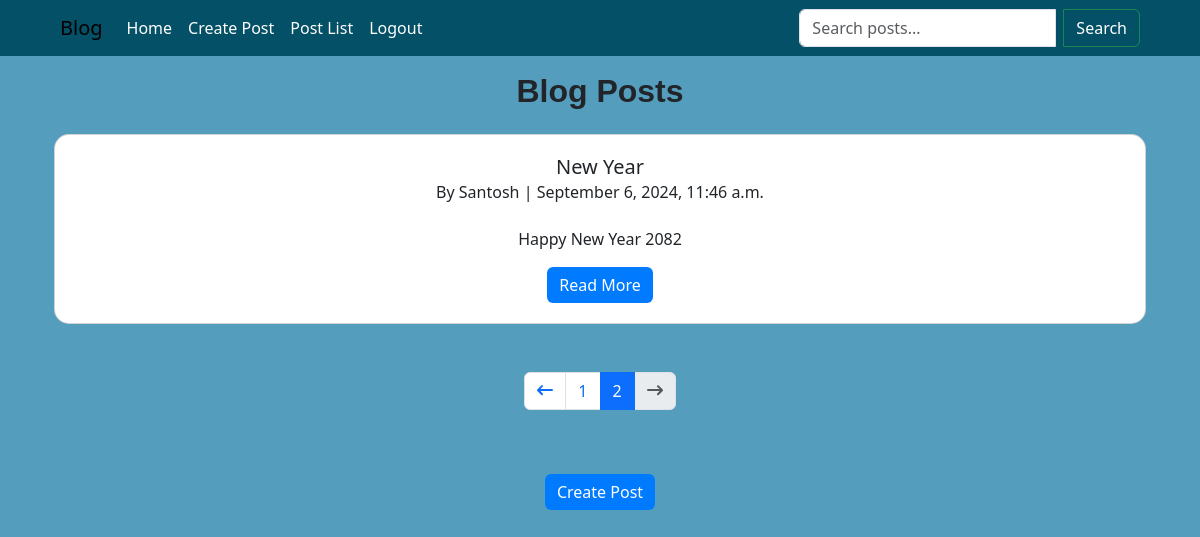
Before: /blog/post_list/?page=2 (signed in) with the older database file.
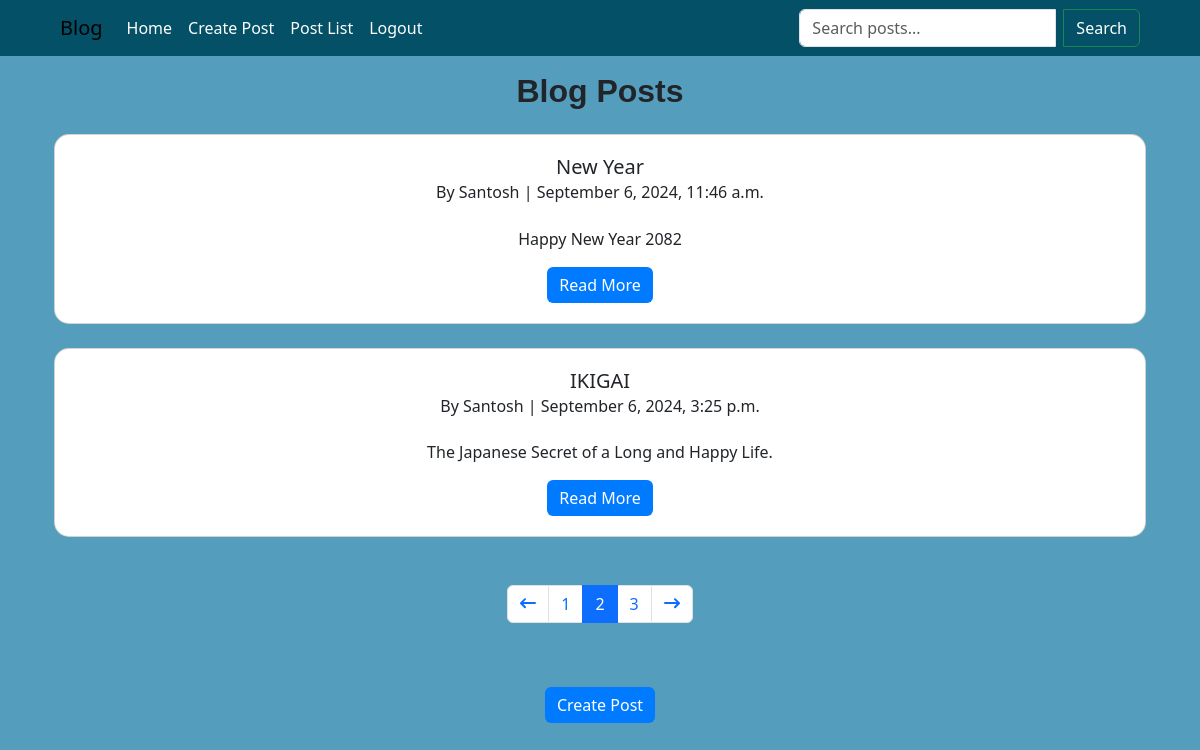
After: the same page with the newer database file.
### blogpost/models.py (models this page shows, shortened)
class Post(models.Model):
    title = models.CharField(max_length=200)
    content = models.TextField()
    author = models.ForeignKey(User, on_delete=models.CASCADE)
    timestamp = models.DateTimeField(auto_now_add=True)

### blogpost/views.py (the view)
# urls.py: path('post_list/',post_list, name='post_list'),
@login_required
def post_list(request):
    query = request.GET.get('q', '')
    if request.user.is_authenticated:
        if query:
            posts = Post.objects.filter(
                Q(title__icontains=query) | Q(content__icontains=query),
                author=request.user
            )
        else:
            posts = Post.objects.filter(author=request.user)
    else:
        posts =Post.objects.none()
    paginator = Paginator(posts, 2)
    page_number = request.GET.get('page')
    try:
        posts =paginator.page(page_number)
    except PageNotAnInteger:
        posts =paginator.page(1)
    except EmptyPage:
        posts = paginator.page(paginator.num_pages)
    return render(request, 'blogpost/post_list.html', {'posts':posts, 'query':query})

### templates/blogpost/post_list.html (shortened to what this page needs)
{% extends "base.html" %}
{% block blogpost %}
<div class="container pt-4">
    <h2 class="text-center mb-4">Blog Posts</h2>
    {% if posts %}
        <div class="row row-cols-1 gap-4 w-auto">
            {% for post in posts %}
                <div class="col">
                    <div class="card w-auto h-auto text-center">
                        <div class="card-body">
                            <h5 class="card-title">{{ post.title }}</h5>
                            <h6 class="card-subtitle mb-4">By {{ post.author.username }} | {{ post.timestamp|date:"F j, Y, g:i a" }}</h6>
                            <p class="card-text">{{ post.content|truncatewords:50 }}</p>
                            <a href="{% url 'blogpost:post_detail' post.pk %}" class="btn btn-primary">Read More</a>
                        </div>
                    </div>
                </div>
            {% endfor %}
        </div>
        <nav aria-label="Page navigation" class="pt-5">
            <ul class="pagination justify-content-center">
                {% if posts.has_previous %}
                    <li class="page-item">
                        <a class="page-link" href="?page={{ posts.previous_page_number }}" aria-label="Previous">
                            <svg xmlns="http://www.w3.org/2000/svg" width="16" height="16" fill="currentColor" class="bi bi-arrow-left" viewBox="0 0 16 16">
                                <path fill-rule="evenodd" d="M5.707 1.5a1 1 0 0 0-1.414 0l-4 4a1 1 0 0 0 0 1.414l4 4a1 1 0 0 0 1.414-1.414L3.414 7H15a1 1 0 1 0 0-2H3.414l2.293-2.293a1 1 0 0 0 0-1.414z"/>
                            </svg>
                        </a>
                    </li>
                {% endif %}
                {% for num in posts.paginator.page_range %}
                    {% if posts.number == num %}
                        <li class="page-item active"><span class="page-link">{{ num }}</span></li>
                    {% else %}
                        <li class="page-item"><a class="page-link" href="?page={{ num }}">{{ num }}</a></li>
                    {% endif %}
                {% endfor %}
                {% if posts.has_next %}
                    <li class="page-item">
                        <a class="page-link" href="?page={{ posts.next_page_number }}" aria-label="Next">
                            <svg xmlns="http://www.w3.org/2000/svg" width="16" height="16" fill="currentColor" class="bi bi-arrow-right" viewBox="0 0 16 16">
                                <path fill-rule="evenodd" d="M10.293 1.5a1 1 0 0 1 1.414 0l4 4a1 1 0 0 1 0 1.414l-4 4a1 1 0 0 1-1.414-1.414L12.586 7H1a1 1 0 1 1 0-2h11.586L10.293 2.914a1 1 0 0 1 0-1.414z"/>
                            </svg>
                        </a>
                    </li>
                {% else %}
                    <li class="page-item disabled">
                        <span class="page-link">
                            <svg xmlns="http://www.w3.org/2000/svg" width="16" height="16" fill="currentColor" class="bi bi-arrow-right" viewBox="0 0 16 16">
                                <path fill-rule="evenodd" d="M10.293 1.5a1 1 0 0 1 1.414 0l4 4a1 1 0 0 1 0 1.414l-4 4a1 1 0 0 1-1.414-1.414L12.586 7H1a1 1 0 1 1 0-2h11.586L10.293 2.914a1 1 0 0 1 0-1.414z"/>
                            </svg>
                        </span>
                    </li>
                {% endif %}
            </ul>
        </nav>
    {% else %}
        <p class="text-center">No posts available.</p>
    {% endif %}
    <div class="text-center py-5">
        <a href="{% url 'blogpost:post_create' %}" class="btn btn-primary">Create Post</a>
    </div>
</div>
{% endblock blogpost %}

Changed rows visible on the page:
added Post: title "IKIGAI", author.username "Santosh", timestamp "September 6, 2024, 3:25 p.m.", content "The Japanese Secret of a Long and Happy Life."
Other visible differences:
new list line: "3"
